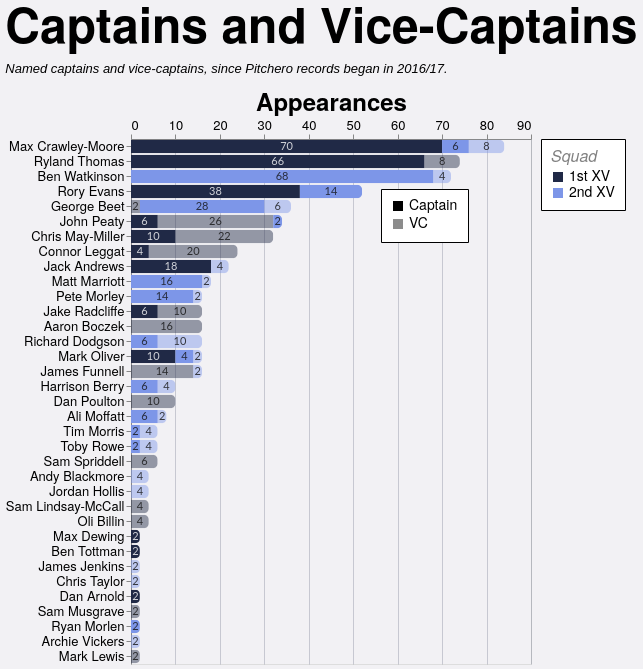

This figure's Vega-Lite source:
### Vega-Lite specification from a JSON file in a GitHub repository (floating-point values rounded to 4 significant figures; data arrays with more than 128 entries replaced by an {"elided": "..."} marker saying what was removed)
{"config": {"axis": {"labelFont": "PT Sans Narrow, Helvetica Neue, Helvetica, Arial, sans-serif", "titleFont": "PT Sans Narrow, Helvetica Neue, Helvetica, Arial, sans-serif", "labelFontSize": 13, "titleFontSize": 24, "gridColor": "#202947", "gridOpacity": 0.2, "zindex": 1}, "text": {"font": "Lato, sans-serif"}, "bar": {"cornerRadiusEnd": 5}, "header": {"labelFont": "PT Sans Narrow, Helvetica Neue, Helvetica, Arial, sans-serif", "titleFont": "PT Sans Narrow, Helvetica Neue, Helvetica, Arial, sans-serif", "labelFontSize": 24, "titleFontSize": 28, "labelFontWeight": "bold", "orient": "left"}, "legend": {"labelFont": "PT Sans Narrow, Helvetica Neue, Helvetica, Arial, sans-serif", "titleFont": "PT Sans Narrow, Helvetica Neue, Helvetica, Arial, sans-serif", "labelFontSize": 14, "titleFontSize": 16, "titlePadding": 5, "fillColor": "white", "strokeColor": "black", "padding": 10, "titleFontWeight": "lighter", "titleFontStyle": "italic", "titleColor": "gray", "offset": 10}, "title": {"font": "PT Sans Narrow, Helvetica Neue, Helvetica, Arial, sans-serif", "fontSize": 48, "fontWeight": "bold", "anchor": "start", "align": "center", "titlePadding": 20, "subtitlePadding": 10, "subtitleFontSize": 13, "subtitleColor": "", "subtitleFontStyle": "italic", "offset": 15, "color": "black"}, "axisX": {"labelAngle": 0}, "facet": {"title": null, "header": null, "align": {"row": "each", "column": "each"}}, "resolve": {"scale": {"y": "independent", "facet": "independent"}}, "background": "#f2f1f4", "scale": {"offsetBandPaddingOuter": 0.2, "offsetBandPaddingInner": 0.1}}, "layer": [{"mark": {"type": "bar"}, "encoding": {"color": {"field": "squad", "legend": {"labelExpr": "datum.value + ' XV'", "orient": "right", "title": "Squad"}, "scale": {"domain": ["1st", "2nd"], "range": ["#202946", "#7d96e8"]}, "sort": ["1st", "2nd"], "type": "nominal"}, "opacity": {"field": "role", "legend": {"legendX": 250, "legendY": 50, "orient": "none", "title": null}, "scale": {"domain": ["Captain", "VC"], "range": [1.0, 0.45]}, "sort": ["Captain", "VC"], "type": "nominal"}, "order": {"field": "stack_order", "sort": "ascending", "type": "quantitative"}, "tooltip": [{"field": "player", "title": "Player", "type": "nominal"}, {"field": "squad", "title": "Squad", "type": "nominal"}, {"field": "role", "title": "Role", "type": "nominal"}, {"field": "games_agg", "title": "Games", "type": "quantitative"}], "x": {"axis": {"orient": "top", "title": "Appearances"}, "field": "games_agg", "stack": "zero", "type": "quantitative"}, "y": {"field": "player", "sort": {"field": "player_total", "op": "max", "order": "descending"}, "title": null, "type": "nominal"}}, "transform": [{"aggregate": [{"op": "sum", "field": "games", "as": "games_agg"}, {"op": "max", "field": "player_total", "as": "player_total"}], "groupby": ["player", "squad", "role", "stack_order"]}]}, {"mark": {"type": "text", "align": "center", "baseline": "middle", "fontSize": 11, "opacity": 0.8}, "encoding": {"color": {"field": "label_color", "legend": null, "scale": null, "type": "nominal"}, "text": {"field": "games_agg", "format": ".0f", "type": "quantitative"}, "x": {"field": "x_mid", "type": "quantitative"}, "y": {"field": "player", "sort": {"field": "player_total", "op": "max", "order": "descending"}, "title": null, "type": "nominal"}}, "transform": [{"aggregate": [{"op": "sum", "field": "games", "as": "games_agg"}, {"op": "max", "field": "player_total", "as": "player_total"}], "groupby": ["player", "squad", "role", "stack_order"]}, {"groupby": ["player"], "stack": "games_agg", "sort": [{"field": "stack_order", "order": "ascending"}], "as": ["x0", "x1"]}, {"calculate": "(datum.x0 + datum.x1) / 2", "as": "x_mid"}, {"calculate": "datum.squad === '1st' && datum.role === 'Captain' ? '#ffffff' : '#111111'", "as": "label_color"}]}], "data": {"name": "data-c97ad21d81b01777a86197c4d4fa47db"}, "height": {"step": 15}, "title": {"text": "Captains and Vice-Captains", "subtitle": "Named captains and vice-captains, since Pitchero records began in 2016/17."}, "transform": [{"joinaggregate": [{"op": "sum", "field": "games", "as": "player_total"}], "groupby": ["player"]}], "width": 400, "$schema": "https://vega.github.io/schema/vega-lite/v5.20.1.json", "datasets": {"data-c97ad21d81b01777a86197c4d4fa47db": {"elided": "197 records"}}}
